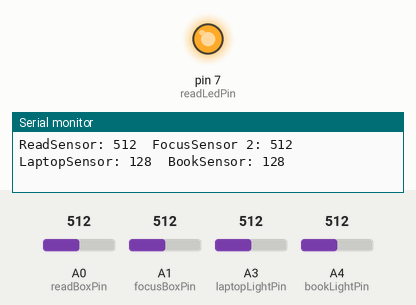
This sketch was run on a simulated Arduino Uno, built with avr-gcc and run on an emulated ATmega328P. Shown: output pins drawn as LEDs (lit = HIGH), the last lines printed to the serial monitor. The inputs (shaded band) are chosen by the test bench; at power-on: A4 (bookLightPin) = 512, A3 (laptopLightPin) = 512, A0 (readBoxPin) = 512, A1 (focusBoxPin) = 512. Pins used as bus, display or sensor lines are not drawn.

Above: at 1.3 s.
1.4 s: A4 (bookLightPin) set to 213
2.9 s: A4 (bookLightPin) set to 195
At 4.2 s:
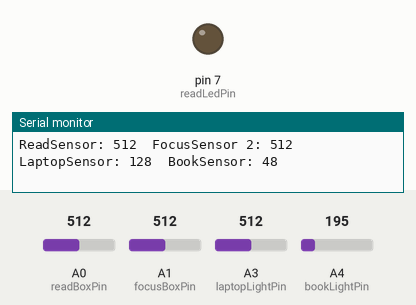
4.5 s: A3 (laptopLightPin) set to 413
7.5 s: A3 (laptopLightPin) set to 383
9.0 s: A4 (bookLightPin) set to 306
At 9.7 s:
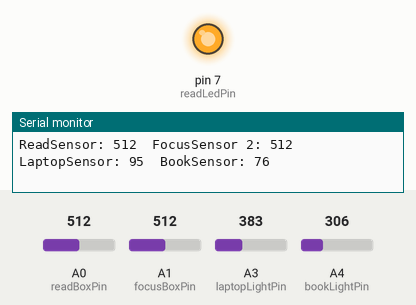
10.5 s: A4 (bookLightPin) set to 90
At 11.2 s:
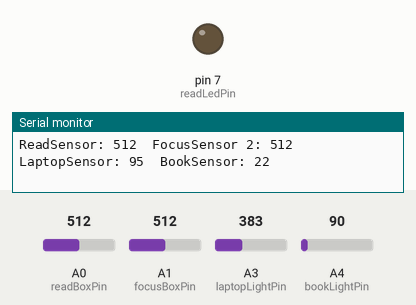
Timing chart, 0 to 13.0 s (numbered marks = the images above; inputs shaded):
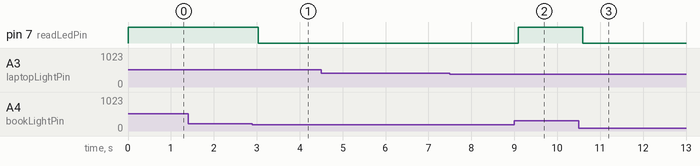

Measured:
- the behaviour switches between 204 and 203 on A4 (bookLightPin) (found by bisection; images 0 and 1)
- after the input at 2.9 s, pin 7 (readLedPin): HIGH → LOW after 0.14 s
- after the input at 9.0 s, pin 7 (readLedPin): LOW → HIGH after 0.09 s
- after the input at 10.5 s, pin 7 (readLedPin): HIGH → LOW after 0.10 s

The sketch:

light_application.ino
```cpp
//Constants (declaration of PINs in Arduino)
const int readBoxPin = A0; //Pressure Sensor 1
const int focusBoxPin = A1; //Pressure Sensor 2

const int redColorPin = 6; //Red
const int blueColorPin = 5; //Blue
const int greenColorPin = 4; //Green

const int laptopLightPin = A3;

const int bookLightPin = A4;
const int readLedPin = 7;

//Variables:
int valueReadBox, valueFocusBox, valueLaptopLight, valueBookBox;

void setup(){
  pinMode(redColorPin, OUTPUT);
  pinMode(blueColorPin, OUTPUT);
  pinMode(greenColorPin, OUTPUT);
  pinMode(readLedPin, OUTPUT);
  Serial.begin(9600);
}

void loop(){

  valueReadBox = analogRead(readBoxPin);          //Read and save analog value from press sensor for read mode  - red color
  valueFocusBox = analogRead(focusBoxPin);         //Read and save analog value from press sensor for focus mode - white color
  valueLaptopLight = analogRead(laptopLightPin) / 4;  //Read and save analog value from photoresistor for turning of the lights - white color

  valueBookBox = analogRead(bookLightPin) / 4;     //Read and save analog value from photoresistor in book storage box

  printSensorValues();
  setMainLight();                               //checking the press sensor from boxes and laptop sensor, and setting the color of light or turning off the light
  setReadingLight();                            //checking the sensor in storage box for book and setting reading light
  delay(500);                               //Small delay

}

void setColor(int R, int G, int B){
  analogWrite(redColorPin, R);
  analogWrite(greenColorPin, G);
  analogWrite(blueColorPin, B);
}

void printSensorValues(){
  Serial.print("ReadSensor: ");
  Serial.print(valueReadBox);
  Serial.print("\tFocusSensor 2: ");
  Serial.print(valueFocusBox);
  Serial.print("\tLaptopSensor: ");
  Serial.print(valueLaptopLight);
  Serial.print("\tBookSensor: ");
  Serial.println(valueBookBox);
}

void setMainLight(){
  if(valueLaptopLight < 20){    //if laptop screen is closed - the light is turned off - POTENTIAL UPGRADE - add timer for letting the light turned on for next 30-60 secs
    setColor(0,0,0);
  } else if(valueReadBox > 100){
    setColor(255,0,0);        //red chilly mode
  } else if(valueFocusBox > 100){
    setColor(255,255,255);    //white focus mode
  } else{
     setColor(0,0,0);          //turn off the light
  }
}

void setReadingLight(){
  if(valueBookBox > 50){                     //if book is present in the storage book
      digitalWrite(readLedPin, HIGH);       //turn on the LED diod
  } else {
      digitalWrite(readLedPin, LOW);        //turn off the LED diod
  }
}
```
